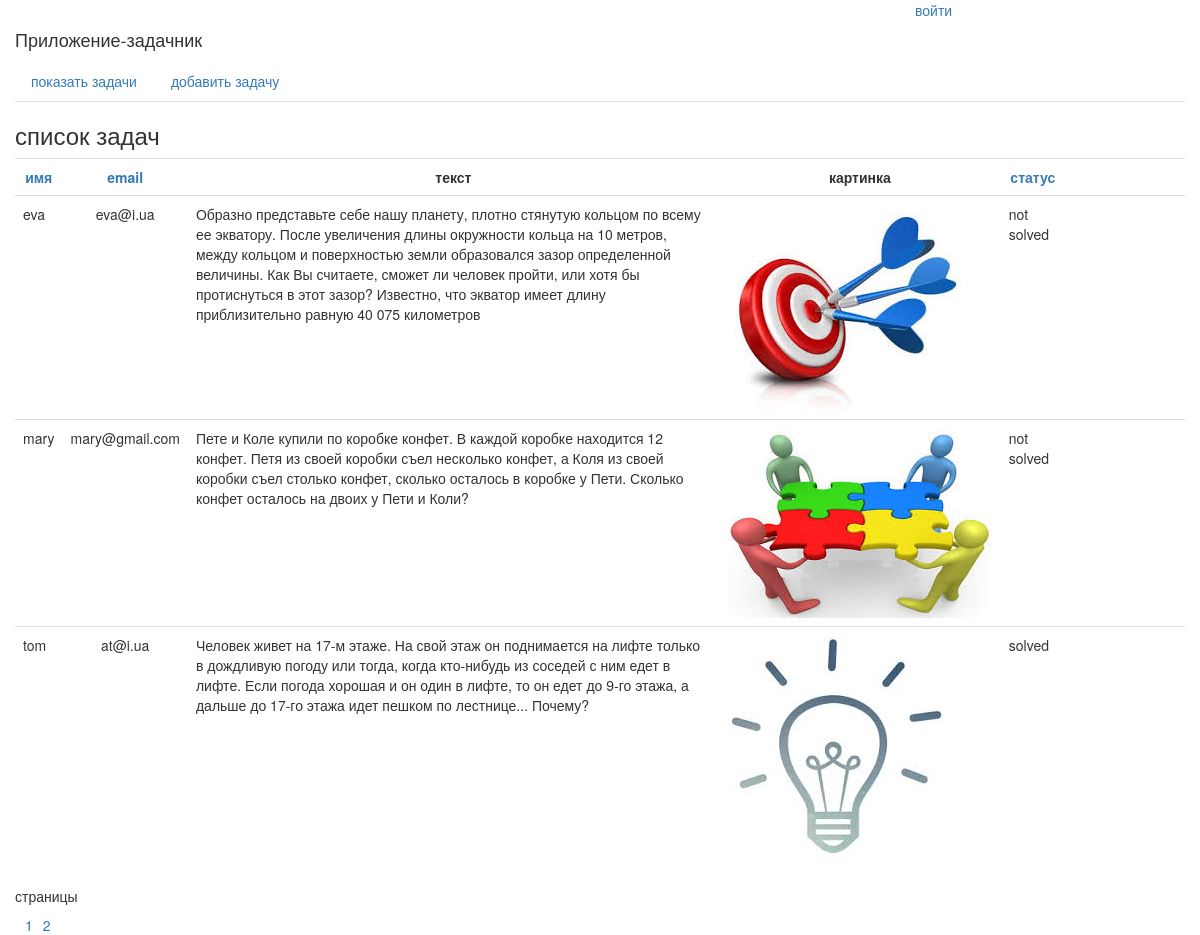
Screenshot of /task/showtask with the database file from the repository.
### tables this page shows
CREATE TABLE tasks (id INTEGER PRIMARY KEY AUTOINCREMENT UNIQUE NOT NULL, username CHAR NOT NULL, email CHAR NOT NULL, text BLOB NOT NULL, image CHAR NOT NULL, status CHAR);

### app/views/view.php (called while the page is built)
<?php
class View {
    public function generate_view($dataSet=null, $content_page=null){
        include 'main_template.php';
    }
}

### app/controllers/task_controller.php (called while the page is built, shortened)
<?php
class Task_controller extends Controller {
    function __construct() {
        require_once 'app/models/task_model.php';
        $this->model = new Task_model();
    }
    function showTask_action ($param, $page) {
        $dataSet = null;
        if ($param == ''){
            $dataSet['param'] = 'username';
        } else {
            $dataSet['param'] = $param;
        }
        $dataSet['data'] = $this->model->get_data($param);
        $dataSet['pages'] = ceil(count($dataSet['data'])/3);
        if ($page == 1){
            $dataSet['start'] = 0;
        } else {
            $dataSet['start'] = ($page-1)*3;
        }
        $dataSet['finish'] =  $dataSet['start']+3;
        $this->view->generate_view($dataSet, 'task_page.php');
    }
}

### app/bootstrap.php (called while the page is built, shortened)
<?php
require_once 'models/model.php';
require_once 'views/view.php';
require_once 'route/route.php';
Route::startRoute();

### index.php (called while the page is built)
<?php
require_once 'app/bootstrap.php';

### app/models/model.php (called while the page is built, shortened)
<?php
class Model{
 public function __construct() {
     try {
         if(file_exists('database/my_database.db')){
             $this->db = new PDO('sqlite:database/my_database.db');
         } else throw new MyException('база данных отсутствует');
     } catch (MyException $exception) {
         echo $exception->getMessage();
     }
 }
}

### app/models/task_model.php (called while the page is built, shortened)
<?php
class Task_model extends Model {
    public $db;
    public function get_data($sortBy) {
        if ($sortBy==''){$sortBy = 'username';}
        $st = $this->db->prepare('SELECT id, username, email, text, image, status FROM tasks ORDER BY '.$sortBy);
        $st->execute();
        $this->data = $st->fetchAll();
        return $this->data;
    }
}

### app/views/content/task_page.php (the view, shortened to what this page needs)
<h3>список задач</h3>
<table class="table">
    <tr>
        <th class="center"><a href="/task/showtask/username">имя</a></th>
        <th class="center"><a href="/task/showtask/email">email</a></th>
        <th class="center">текст</th>
        <th class="center">картинка</th>
        <th class="center"><a href="/task/showtask/status">статус</a></th>
    </tr>
    <?php
    for($i=$dataSet['start']; $i < $dataSet['finish']; $i++) {
        echo '<tr>';
            echo '<td>'.$dataSet['data'][$i]['username'].'</td>';
            echo '<td class="center">'.$dataSet['data'][$i]['email'].'</td>';
            echo '<td>'.$dataSet['data'][$i]['text'].'</td>';
            echo '<td>'.'<img  class = "my-image" src="/app/img/'.$dataSet['data'][$i]['image'].'" alt="">'.'</td>';
            echo '<td>'.$dataSet['data'][$i]['status'].'</td>';
        echo '</tr>';
    }
    ?>
</table>
<h5>страницы</h5>
<?php
for($i=1; $i<$dataSet['pages']+1; $i++){
    $param = $dataSet['param'];
    echo "<span><a href='/task/showtask/$param/$i'>$i</a></span>";
}
?>

### app/route/route.php (shortened to what this page needs)
<?php
class Route {
    static function startRoute(){
        $route = explode('/', $_SERVER['REQUEST_URI']);
        $controller = 'Home';
        $action = 'index';
        $param = '';
        $page = 1;
        if(!empty($route[1])){
            $controller = $route[1];
        }
        if(!empty($route[2])){
            $action = $route[2];
        }
        $controller = $controller.'_controller';
        $action = $action.'_action';
        $controllerFile = strtolower($controller).'.php';
        if (file_exists('app/controllers/'.$controllerFile)){
            $controllerInstance = new $controllerName;
            if (method_exists($controllerInstance, $action)){
                $controllerInstance->$action($param, $page);
            } else {
                Route::errorPage();
            }
        } else {
            Route::errorPage();
        }
    }
}

### app/views/main_template.php (shortened to what this page needs)
<!doctype html>
<html lang="en">
<head>
    <link rel="stylesheet" href="https://maxcdn.bootstrapcdn.com/bootstrap/3.3.7/css/bootstrap.min.css">
    <link rel="stylesheet" href="/app/css/styles.css">
</head>
<body>
    <div class="container-fluid">
        <div class="row">
            <div class="col-md-3 col-md-offset-9" id="enter">
                <a href="/login/show">войти</a>
            </div>
        </div>
        <div class="row">
            <div class="col-md-12">
                <h4>Приложение-задачник</h4>
                <ul class="nav nav-tabs">
                    <li role="presentation" ><a href="/task/showtask">показать задачи</a></li>
                    <li role="presentation"><a href="/task/addtask">добавить задачу</a></li>
                </ul>
                <?php include 'app/views/content/'.$content_page; ?>
            </div>
        </div>
    </div>
</body>
</html>

### app/css/styles.css (style rules this page uses)
span { margin-left: 10px; }
.my-image { max-height: 240px; max-width: 320px; }
.center { text-align: center; }

### rows the page displays
tasks: username "eva", email "eva@i.ua", text "Образно представьте себе нашу планету, плотно стянутую кольцом по всему ее экватору. После увеличения длины окружности кольца на 10 метров, между кольцом и поверхностью земли образовался зазор определенной величины. Как Вы считаете, сможет ли человек пройти, или хотя бы протиснуться в этот зазор? Известно, что экватор имеет длину приблизительно равную 40 075 километров", image (picture), status "not solved"
tasks: username "mary", email "mary@gmail.com", text "Пете и Коле купили по коробке конфет. В каждой коробке находится 12 конфет. Петя из своей коробки съел несколько конфет, а Коля из своей коробки съел столько конфет, сколько осталось в коробке у Пети. Сколько конфет осталось на двоих у Пети и Коли?", image (picture), status "not solved"
tasks: username "tom", email "at@i.ua", text "Человек живет на 17-м этаже. На свой этаж он поднимается на лифте только в дождливую погоду или тогда, когда кто-нибудь из соседей с ним едет в лифте. Если погода хорошая и он один в лифте, то он едет до 9-го этажа, а дальше до 17-го этажа идет пешком по лестнице... Почему?", image (picture), status "solved"
